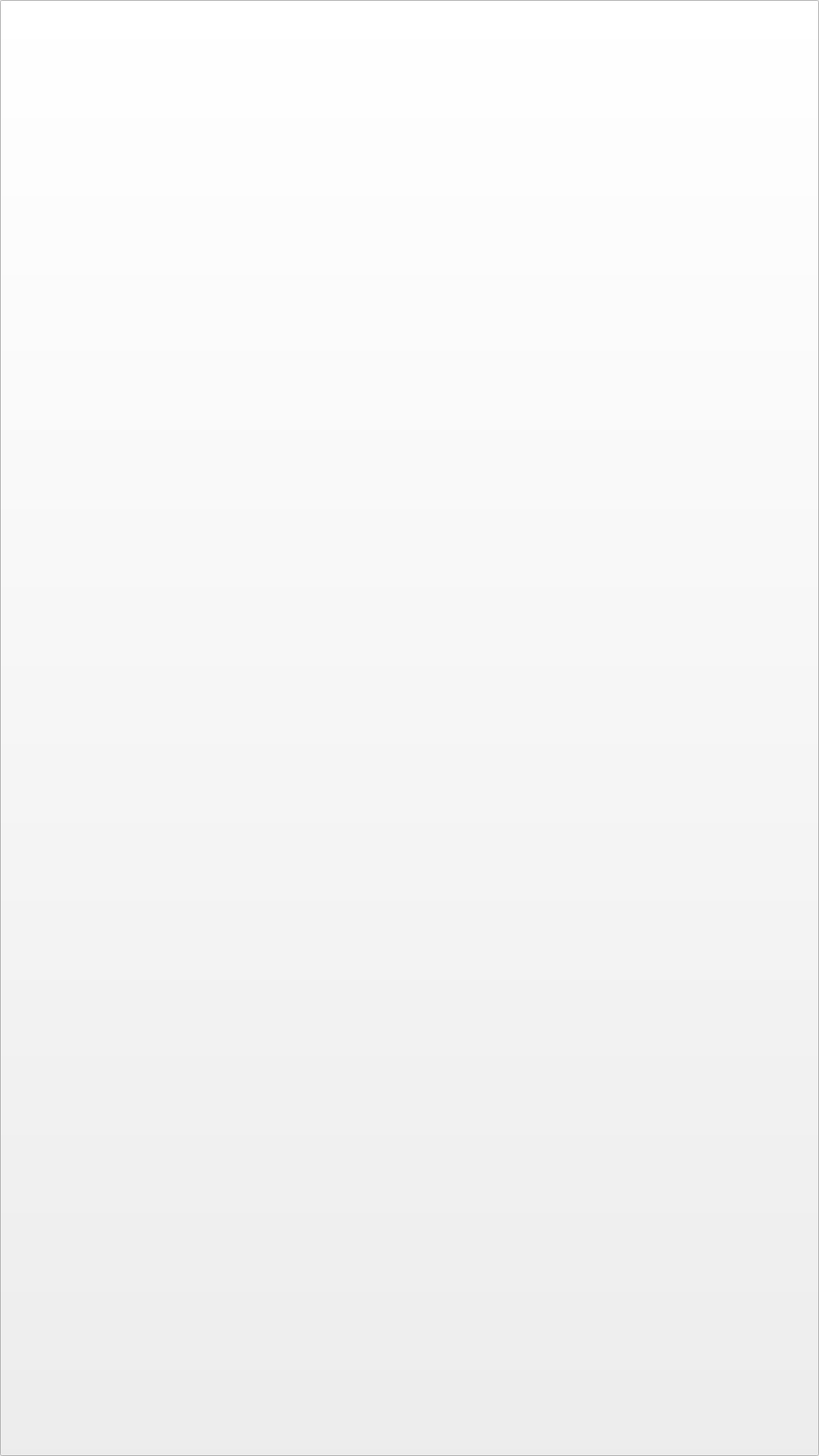
<?xml version="1.0" encoding="UTF-8"?>
<ui version="4.0">
 <class>idle</class>
 <widget class="QWidget" name="idle">
  <property name="geometry">
   <rect>
    <x>0</x>
    <y>0</y>
    <width>1080</width>
    <height>1920</height>
   </rect>
  </property>
  <property name="windowTitle">
   <string>Form</string>
  </property>
  <widget class="QPushButton" name="nextPageButton">
   <property name="geometry">
    <rect>
     <x>0</x>
     <y>0</y>
     <width>1080</width>
     <height>1920</height>
    </rect>
   </property>
   <property name="styleSheet">
    <string notr="true">background-image: url(:/light/1_welcome_panel.png);</string>
   </property>
   <property name="text">
    <string/>
   </property>
  </widget>
  <widget class="QLabel" name="savedBottles_label">
   <property name="geometry">
    <rect>
     <x>140</x>
     <y>780</y>
     <width>791</width>
     <height>141</height>
    </rect>
   </property>
   <property name="font">
    <font>
     <family>Proxima Nova ScOsf</family>
     <pointsize>25</pointsize>
    </font>
   </property>
   <property name="styleSheet">
    <string notr="true">font-family: Proxima Nova ScOsf;
color: #FFFFFF;</string>
   </property>
   <property name="text">
    <string/>
   </property>
   <property name="alignment">
    <set>Qt::AlignCenter</set>
   </property>
  </widget>
 </widget>
 <resources/>
 <connections/>
</ui>
